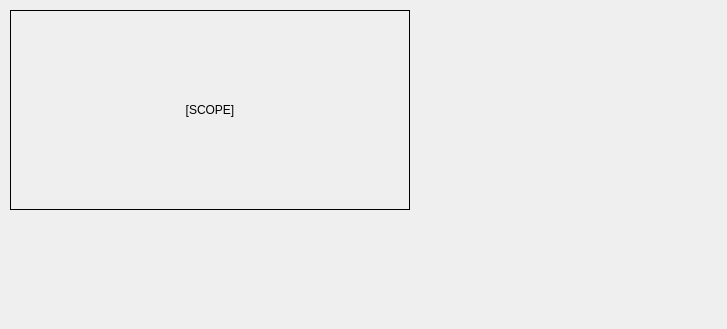
<?xml version="1.0" encoding="UTF-8"?>
<ui version="4.0">
 <class>MainWindow</class>
 <widget class="QMainWindow" name="MainWindow">
  <property name="geometry">
   <rect>
    <x>0</x>
    <y>0</y>
    <width>727</width>
    <height>329</height>
   </rect>
  </property>
  <property name="windowTitle">
   <string>MainWindow</string>
  </property>
  <widget class="QWidget" name="centralWidget">
   <widget class="QLabel" name="scope">
    <property name="geometry">
     <rect>
      <x>10</x>
      <y>10</y>
      <width>400</width>
      <height>200</height>
     </rect>
    </property>
    <property name="frameShape">
     <enum>QFrame::Box</enum>
    </property>
    <property name="text">
     <string>[SCOPE]</string>
    </property>
    <property name="alignment">
     <set>Qt::AlignCenter</set>
    </property>
   </widget>
  </widget>
  <widget class="QMenuBar" name="menuBar">
   <property name="geometry">
    <rect>
     <x>0</x>
     <y>0</y>
     <width>727</width>
     <height>25</height>
    </rect>
   </property>
  </widget>
 </widget>
 <layoutdefault spacing="6" margin="11"/>
 <resources/>
 <connections/>
</ui>
